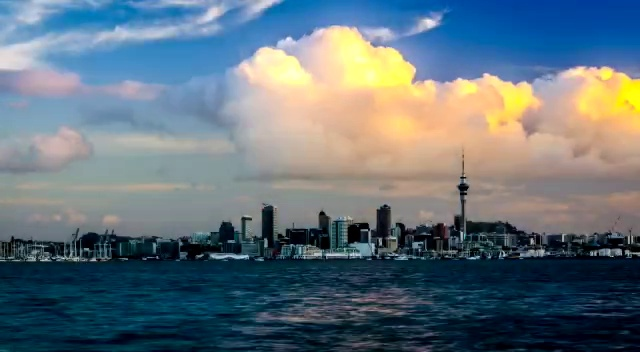
#> input picture data/frame15.jpg, 640 x 352 px, found by its file name
$ python rotation.py
#> lines starting #> are read from the running program, lines starting #| are printed output that depends on the picture
import cv2
import numpy as np

FILE_NAME = '/home/habilelabs/Desktop/cartoonize/data/frame15.jpg'
try:
    # Read image from the disk.
    img = cv2.imread(FILE_NAME)
#> img is the input picture: shape (352, 640, 3); mean B, G, R 124.3, 115, 99.9

    # Shape of image in terms of pixels.
    (rows, cols) = img.shape[:2]
#> rows = 352; cols = 640

    # getRotationMatrix2D creates a matrix needed for transformation.
    # We want matrix for rotation w.r.t center to 45 degree without scaling.
    M = cv2.getRotationMatrix2D((cols / 2, rows / 2), 45, 1)
    res = cv2.warpAffine(img, M, (cols, rows))
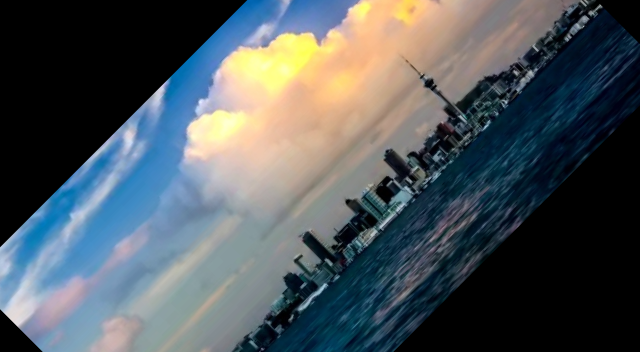
#> res: shape (352, 640, 3); mean B, G, R 91.6, 86.7, 78.3

    # Write image back to disk.
    cv2.imwrite('result.jpg', res)
except IOError:
    print ('Error while reading files !!!')

$ run again, with data/frame100.jpg copied over data/frame15.jpg
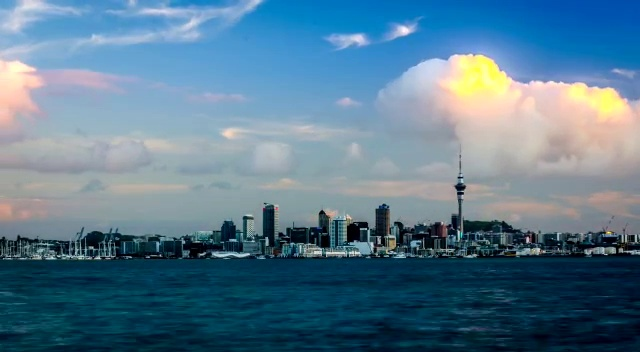
#> input picture data/frame100.jpg, 640 x 352 px, found by its file name
#> img is the input picture: shape (352, 640, 3); mean B, G, R 143, 122.1, 88.9
#> `res = cv2.warpAffine(img, M, (cols, rows))`:
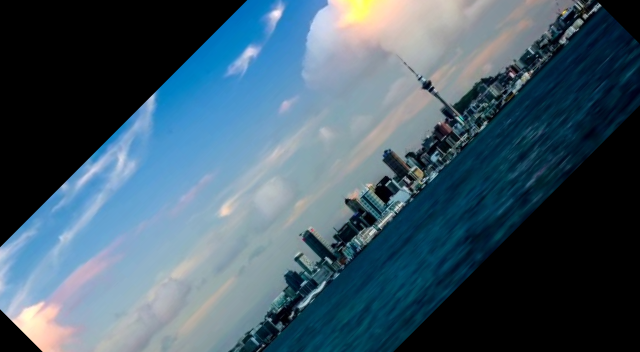
#> res: shape (352, 640, 3); mean B, G, R 104.8, 89.7, 66.3

$ run again, with data/frame107.jpg copied over data/frame15.jpg
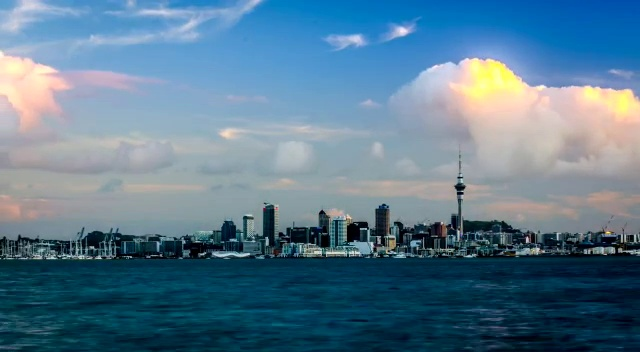
#> input picture data/frame107.jpg, 640 x 352 px, found by its file name
#> img is the input picture: shape (352, 640, 3); mean B, G, R 143.5, 122.5, 90.1
#> `res = cv2.warpAffine(img, M, (cols, rows))`:
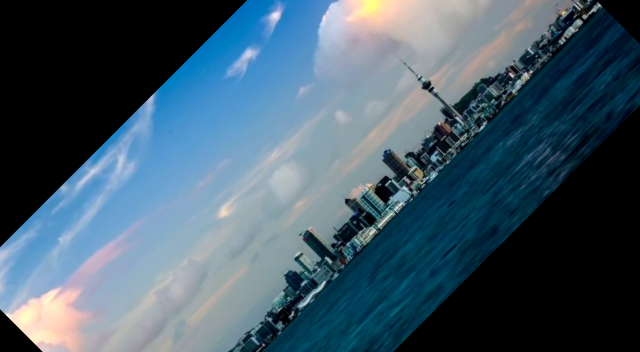
#> res: shape (352, 640, 3); mean B, G, R 105, 89.9, 67.3
